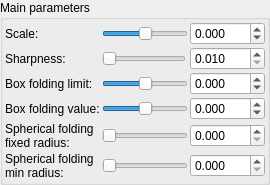
    <widget class="QGroupBox" name="groupBox">
     <property name="title">
      <string>Main parameters</string>
     </property>
     <layout class="QVBoxLayout" name="verticalLayout_2">
      <property name="spacing">
       <number>2</number>
      </property>
      <property name="leftMargin">
       <number>2</number>
      </property>
      <property name="topMargin">
       <number>2</number>
      </property>
      <property name="rightMargin">
       <number>2</number>
      </property>
      <property name="bottomMargin">
       <number>2</number>
      </property>
      <item>
       <layout class="QGridLayout" name="gridLayout">
        <property name="spacing">
         <number>2</number>
        </property>
        <item row="3" column="0">
         <widget class="QLabel" name="label_9">
          <property name="text">
           <string>Box folding value:</string>
          </property>
         </widget>
        </item>
        <item row="4" column="0">
         <widget class="QLabel" name="label_10">
          <property name="text">
           <string>Spherical folding
fixed radius:</string>
          </property>
         </widget>
        </item>
        <item row="0" column="1" colspan="2">
         <widget class="QSlider" name="slider_mandelbox_scale">
          <property name="sizePolicy">
           <sizepolicy hsizetype="Expanding" vsizetype="Maximum">
            <horstretch>0</horstretch>
            <verstretch>0</verstretch>
           </sizepolicy>
          </property>
          <property name="minimum">
           <number>-5000</number>
          </property>
          <property name="maximum">
           <number>5000</number>
          </property>
          <property name="singleStep">
           <number>1</number>
          </property>
          <property name="orientation">
           <enum>Qt::Horizontal</enum>
          </property>
         </widget>
        </item>
        <item row="5" column="1" colspan="2">
         <widget class="QSlider" name="slider_mandelbox_folding_min_radius">
          <property name="sizePolicy">
           <sizepolicy hsizetype="Expanding" vsizetype="Maximum">
            <horstretch>0</horstretch>
            <verstretch>0</verstretch>
           </sizepolicy>
          </property>
          <property name="minimum">
           <number>0</number>
          </property>
          <property name="maximum">
           <number>5000</number>
          </property>
          <property name="singleStep">
           <number>1</number>
          </property>
          <property name="orientation">
           <enum>Qt::Horizontal</enum>
          </property>
         </widget>
        </item>
        <item row="4" column="1" colspan="2">
         <widget class="QSlider" name="slider_mandelbox_folding_fixed_radius">
          <property name="sizePolicy">
           <sizepolicy hsizetype="Expanding" vsizetype="Maximum">
            <horstretch>0</horstretch>
            <verstretch>0</verstretch>
           </sizepolicy>
          </property>
          <property name="minimum">
           <number>0</number>
          </property>
          <property name="maximum">
           <number>5000</number>
          </property>
          <property name="singleStep">
           <number>1</number>
          </property>
          <property name="orientation">
           <enum>Qt::Horizontal</enum>
          </property>
         </widget>
        </item>
        <item row="3" column="1" colspan="2">
         <widget class="QSlider" name="slider_mandelbox_folding_value">
          <property name="sizePolicy">
           <sizepolicy hsizetype="Expanding" vsizetype="Maximum">
            <horstretch>0</horstretch>
            <verstretch>0</verstretch>
           </sizepolicy>
          </property>
          <property name="minimum">
           <number>-50000</number>
          </property>
          <property name="maximum">
           <number>50000</number>
          </property>
          <property name="singleStep">
           <number>1</number>
          </property>
          <property name="orientation">
           <enum>Qt::Horizontal</enum>
          </property>
         </widget>
        </item>
        <item row="2" column="1" colspan="2">
         <widget class="QSlider" name="slider_mandelbox_folding_limit">
          <property name="sizePolicy">
           <sizepolicy hsizetype="Expanding" vsizetype="Maximum">
            <horstretch>0</horstretch>
            <verstretch>0</verstretch>
           </sizepolicy>
          </property>
          <property name="minimum">
           <number>-50000</number>
          </property>
          <property name="maximum">
           <number>50000</number>
          </property>
          <property name="singleStep">
           <number>1</number>
          </property>
          <property name="orientation">
           <enum>Qt::Horizontal</enum>
          </property>
         </widget>
        </item>
        <item row="2" column="0">
         <widget class="QLabel" name="label_8">
          <property name="text">
           <string>Box folding limit:</string>
          </property>
         </widget>
        </item>
        <item row="0" column="0">
         <widget class="QLabel" name="label_7">
          <property name="text">
           <string>Scale:</string>
          </property>
         </widget>
        </item>
        <item row="5" column="3">
         <widget class="MyDoubleSpinBox" name="spinbox_mandelbox_folding_min_radius">
          <property name="sizePolicy">
           <sizepolicy hsizetype="Minimum" vsizetype="Maximum">
            <horstretch>0</horstretch>
            <verstretch>0</verstretch>
           </sizepolicy>
          </property>
          <property name="prefix">
           <string/>
          </property>
          <property name="suffix">
           <string/>
          </property>
          <property name="decimals">
           <number>3</number>
          </property>
          <property name="maximum">
           <double>100.000000000000000</double>
          </property>
          <property name="singleStep">
           <double>0.100000000000000</double>
          </property>
         </widget>
        </item>
        <item row="2" column="3">
         <widget class="MyDoubleSpinBox" name="spinbox_mandelbox_folding_limit">
          <property name="sizePolicy">
           <sizepolicy hsizetype="Minimum" vsizetype="Maximum">
            <horstretch>0</horstretch>
            <verstretch>0</verstretch>
           </sizepolicy>
          </property>
          <property name="prefix">
           <string/>
          </property>
          <property name="suffix">
           <string/>
          </property>
          <property name="decimals">
           <number>3</number>
          </property>
          <property name="minimum">
           <double>-100.000000000000000</double>
          </property>
          <property name="maximum">
           <double>100.000000000000000</double>
          </property>
          <property name="singleStep">
           <double>0.100000000000000</double>
          </property>
         </widget>
        </item>
        <item row="3" column="3">
         <widget class="MyDoubleSpinBox" name="spinbox_mandelbox_folding_value">
          <property name="sizePolicy">
           <sizepolicy hsizetype="Minimum" vsizetype="Maximum">
            <horstretch>0</horstretch>
            <verstretch>0</verstretch>
           </sizepolicy>
          </property>
          <property name="prefix">
           <string/>
          </property>
          <property name="suffix">
           <string/>
          </property>
          <property name="decimals">
           <number>3</number>
          </property>
          <property name="minimum">
           <double>-100.000000000000000</double>
          </property>
          <property name="maximum">
           <double>100.000000000000000</double>
          </property>
          <property name="singleStep">
           <double>0.100000000000000</double>
          </property>
         </widget>
        </item>
        <item row="4" column="3">
         <widget class="MyDoubleSpinBox" name="spinbox_mandelbox_folding_fixed_radius">
          <property name="sizePolicy">
           <sizepolicy hsizetype="Minimum" vsizetype="Maximum">
            <horstretch>0</horstretch>
            <verstretch>0</verstretch>
           </sizepolicy>
          </property>
          <property name="prefix">
           <string/>
          </property>
          <property name="suffix">
           <string/>
          </property>
          <property name="decimals">
           <number>3</number>
          </property>
          <property name="maximum">
           <double>100.000000000000000</double>
          </property>
          <property name="singleStep">
           <double>0.100000000000000</double>
          </property>
         </widget>
        </item>
        <item row="5" column="0">
         <widget class="QLabel" name="label_11">
          <property name="text">
           <string>Spherical folding
min radius:</string>
          </property>
         </widget>
        </item>
        <item row="0" column="3">
         <widget class="MyDoubleSpinBox" name="spinbox_mandelbox_scale">
          <property name="sizePolicy">
           <sizepolicy hsizetype="Minimum" vsizetype="Maximum">
            <horstretch>0</horstretch>
            <verstretch>0</verstretch>
           </sizepolicy>
          </property>
          <property name="prefix">
           <string/>
          </property>
          <property name="suffix">
           <string/>
          </property>
          <property name="decimals">
           <number>3</number>
          </property>
          <property name="minimum">
           <double>-100.000000000000000</double>
          </property>
          <property name="maximum">
           <double>100.000000000000000</double>
          </property>
          <property name="singleStep">
           <double>0.100000000000000</double>
          </property>
         </widget>
        </item>
        <item row="1" column="0">
         <widget class="QLabel" name="label_12">
          <property name="text">
           <string>Sharpness:</string>
          </property>
         </widget>
        </item>
        <item row="1" column="1">
         <widget class="QSlider" name="slider_mandelbox_sharpness">
          <property name="sizePolicy">
           <sizepolicy hsizetype="Expanding" vsizetype="Maximum">
            <horstretch>0</horstretch>
            <verstretch>0</verstretch>
           </sizepolicy>
          </property>
          <property name="minimum">
           <number>1</number>
          </property>
          <property name="maximum">
           <number>50000</number>
          </property>
          <property name="singleStep">
           <number>1</number>
          </property>
          <property name="orientation">
           <enum>Qt::Horizontal</enum>
          </property>
         </widget>
        </item>
        <item row="1" column="3">
         <widget class="MyDoubleSpinBox" name="spinbox_mandelbox_sharpness">
          <property name="sizePolicy">
           <sizepolicy hsizetype="Minimum" vsizetype="Maximum">
            <horstretch>0</horstretch>
            <verstretch>0</verstretch>
           </sizepolicy>
          </property>
          <property name="prefix">
           <string/>
          </property>
          <property name="suffix">
           <string/>
          </property>
          <property name="decimals">
           <number>3</number>
          </property>
          <property name="minimum">
           <double>0.010000000000000</double>
          </property>
          <property name="maximum">
           <double>100.000000000000000</double>
          </property>
          <property name="singleStep">
           <double>0.100000000000000</double>
          </property>
         </widget>
        </item>
       </layout>
      </item>
     </layout>
    </widget>
